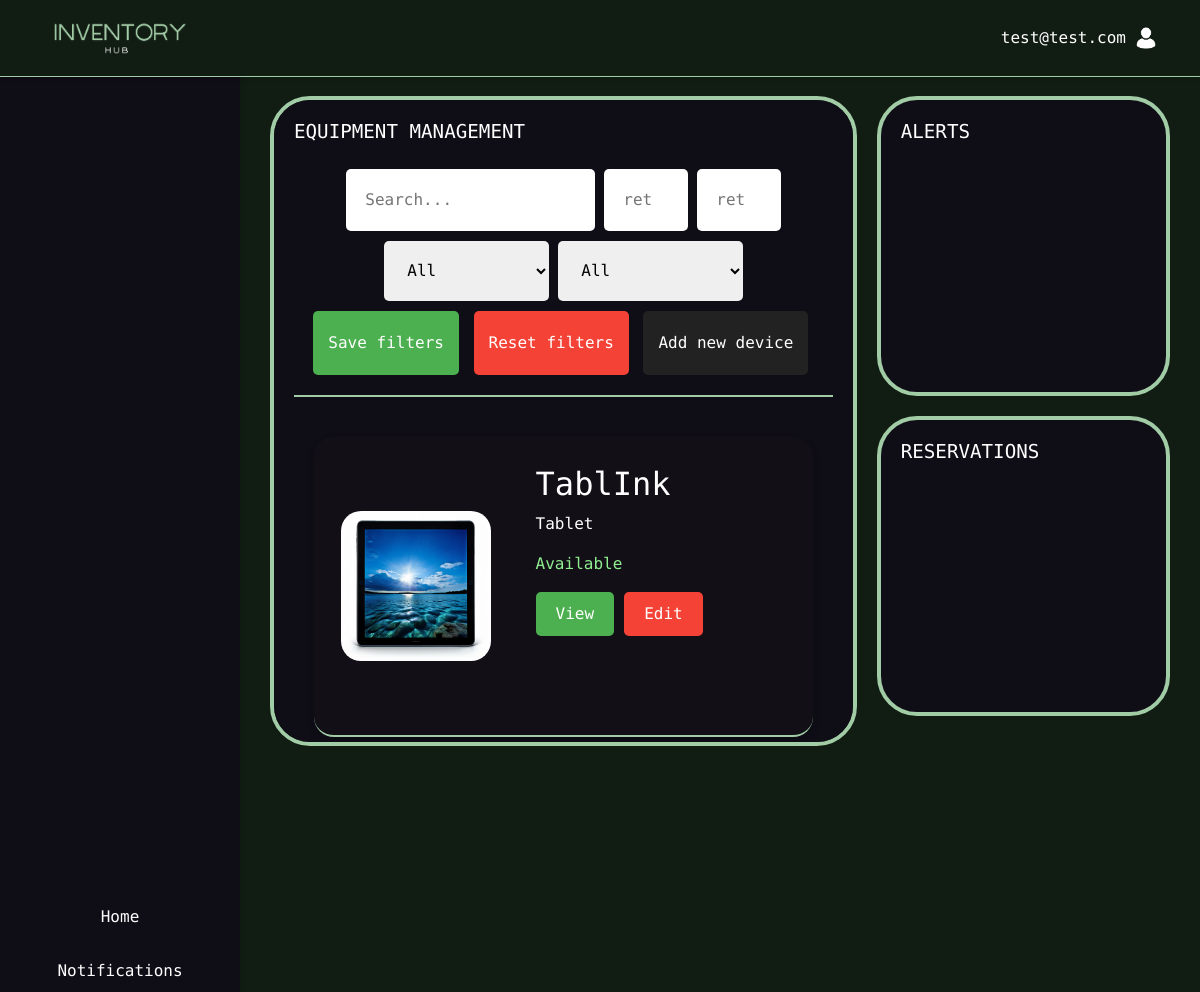
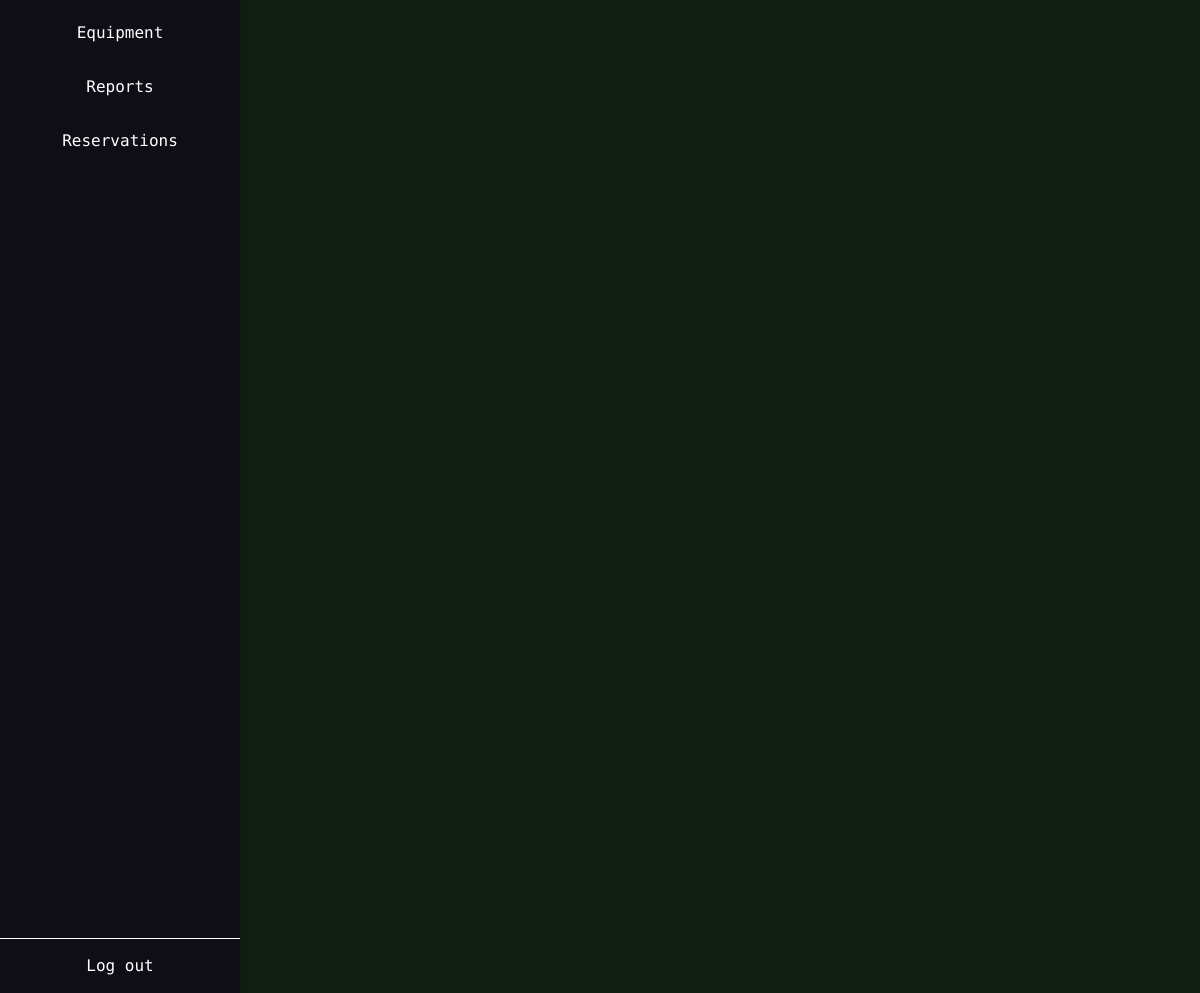
The page /user_home/ (signed in) on the database its author committed (2 pictures, top to bottom).
### InventoryManagement/models.py (models this page shows, shortened)
class CustomUser(AbstractUser):
    username = models.CharField(max_length=255, unique=True, blank=False)
    USERNAME_FIELD = 'email'
    REQUIRED_FIELDS = ['username', 'first_name', 'last_name']
    email = models.EmailField(unique=True)
    phone = models.CharField(max_length=20)
    role = models.ForeignKey(Role, on_delete=models.SET(get_user_role), default=get_user_role)
    objects = CustomUserManager()

class Device(models.Model):
    device_name = models.CharField(max_length=100)
    device_type = models.CharField(max_length=50)
    device_desc = models.CharField(max_length=200, null=True, blank=True)
    device_status = models.BooleanField(default=False)  # Changed from CharField to BooleanField
    location = models.ForeignKey(Location, on_delete=models.CASCADE)
    config = models.ForeignKey('DeviceConfig', on_delete=models.CASCADE, null=False, blank=False)
    return_day = models.IntegerField(default=0)

### InventoryManagement/views.py (the view)
# urls.py: path('user_home/', views.user_home, name='user_home'),
@login_required
def user_home(request):
    try:
        notifications = UserNotification.objects.order_by("-created")
    except:
        notifications = list()
    devices, search = _search(request)
    latest_booking = Booking.objects.filter(user=request.user).order_by('-booking_req_date').first()
    context = {
        "devices": devices,
        "search": search or "",
        "latest_booking": latest_booking,
    }
    return render(request, 'user_home.html', context)

### InventoryManagement/templates/user_home.html (shortened to what this page needs)
{% extends "base.html" %}
{% load static %}
{% block styles %}
    <link rel="stylesheet" href="{% static 'css/U-dashboard.css' %}">
    <link rel="stylesheet" href="{% static 'css/equipment.css' %}">
    <link rel="stylesheet" href={% static "/css/basscss.css" %}>
{% endblock %}
{% block content %}
    <div class="dashboard-container">
        <div class="dashboard-column">
            <div class="dashboard-section" id="equipment-management">
                <h3>Equipment Management</h3>
                {% include 'equipmentSearch_plugin.html' %}
            </div>
        </div>
        <div class="dashboard-column">
            <div class="dashboard-section" id="alerts">
                <h3>Alerts</h3>
            </div>
            <div class="dashboard-section" id="reservations">
                <h3>Reservations</h3>
            </div>
        </div>
    </div>
{% endblock %}

### InventoryManagement/templates/base.html (shortened to what this page needs)
<!DOCTYPE html>
<html lang="en">
<head>
    {% load static %}
    <link href="https://stackpath.bootstrapcdn.com/bootstrap/4.3.1/css/bootstrap.min.css" rel="stylesheet">
    {% load django_bootstrap5 %}
    <link rel="stylesheet" href="{% static 'css/base.css' %}">
    {% block styles %}
        {% endblock %}
</head>
<body>
    <div class="top-bar">
        <div class="logo">
            <img src="{% static 'images/inventory.png' %}" alt="Logo" style="height: 40px;">
        </div>
            <div class="profile-info">
                {% block user_name %}
                    <p>{{ user.email }}</p>
                {% endblock user_name %}
                <img src="{% static "images/profile_icon.png" %}" alt="Profile">
            </div>
        </div>
    <div class="sidebar">
        {% if user.role.role_name == 'admin' %}
        <a href="{% url 'admin_home' %}">Home</a>
        {% elif user.role.role_name == "user" %}
        <a href="{% url 'user_home' %}">Home</a>
        {% endif %}
        <a href="{% url 'notifications' %}">Notifications</a>
        <a href="{% url 'equipment' %}">Equipment</a>
        {% if user.role.role_name == 'admin' %}
        <a href="{% url 'reports' %}">Reports</a>
        {% endif %}
        {% if user.role.role_name == 'admin' %}
        <a href="{% url 'reservations' %}">Reservations</a>
        {% elif user.role.role_name == "user" %}
        <a href="{% url 'requests' %}">Reservations</a>
        {% endif %}
        <div class="logout">
            <a href={% url 'logout' %}>Log out</a>
        </div>
    </div>
    {% block content %}
    {% endblock content %}
</body>
</html>

### InventoryManagement/templates/search.html
{% for device in devices %}
{% load static %}
            <div class="product-item">
                <img src="{% static 'images/'|add:device.device_type.lower|add:'.png'  %}" alt="{{ device.device_type }}">
            <div class="product-info">
                <h2>{{ device.device_name }}</h2>
                <p> {{ device.device_type }}</p>
                <p class="{% if device.device_status %}available{% else %}unavailable{% endif %}">
                    {% if device.device_status %}Available{% else %}Unavailable{% endif %}</p>
                <div class="actions">
                    {% if device.config%}
                    <a href="{% url 'device_view' device.config.device_serial %}"><button class="view-btn">View</button></a>
                    {% endif %}
                    {% if user.role.role_name == "admin" %}
                    <a href="{% url 'edit_device' device.config.device_serial %}"><button class="edit-btn">Edit</button></a>
                    {% endif %}
                </div>
            </div>
            </div>
{% endfor %}

### static/css/base.css (style rules this page uses)
body, html { margin: 0; font-family: "Source Code Pro", monospace; font-optical-sizing: auto; font-weight: 300; font-style: normal; background-color: rgb(17, 29, 19); height: 100%; }
.logo { width: 20%; align-items: center; text-align: center; }
.top-bar { background-color: rgb(17, 29, 19); box-shadow: 0 2px 4px rgba(0,0,0,0.1); display: flex; justify-content: space-between; align-items: center; padding: 1.5% 0%; position: fixed; width: 100%; top: 0; z-index: 1001; box-sizing: border-box; margin: auto; border-bottom: 1px solid rgb(161, 204, 165); }
.profile-info { display: flex; align-items: center; padding: 0 2%; }
.profile-info img { width: 40px; height: 40px; border-radius: 50%; margin-right: 10px; }
.profile-info p { margin: 0; font-size: 16px; color: white }
.sidebar { width: 20%; background-color: #0F0E17; color: white; position: fixed; top: 1.7cm; left: 0; bottom: 0; overflow-y: auto; display: flex; flex-direction: column; justify-content: center; z-index: 1000; box-shadow: 2px 0 5px rgba(0, 0, 0, 0.1); }
.sidebar a { padding: 15px 20px; text-decoration: none; font-size: 1rem; color: white; display: block; transition: background-color 0.3s; text-align: center; }
.logout { position: absolute; bottom: 0; width: 100%; text-align: center; border-top: 1px solid #fff; }
.available { color: lightgreen; }
button { border: none; border-radius: 5px; padding: 10px 15px; cursor: pointer; margin-right: 5px; }

### static/css/U-dashboard.css (style rules this page uses)
.dashboard-section { background-color: #0F0E17; border-radius: 40px; border-color: #A1CCA5; border-width: 4px; border-style: solid; padding: 20px; margin-bottom: 20px; box-sizing: border-box; width: 100%; height: 200px; }
.dashboard-section h3 { color: #fff; margin-bottom: 15px; text-transform: uppercase; font-size: 1.2em; }
.dashboard-container { width: 75%; margin: 8% 0 0 22.5%; color: #fff; display: flex; justify-content: space-between; gap: 20px; }
.dashboard-column { display: flex; flex-direction: column; }
.dashboard-column:first-child { flex: 2; }
.dashboard-column:last-child { flex: 1; }
.dashboard-column:first-child .dashboard-section:nth-child(1) { height: 650px; }
.dashboard-column:nth-child(2) .dashboard-section { height: 300px; }
#equipment-management { overflow: auto; }

### static/css/equipment.css (style rules this page uses)
.view-btn, .savebtn { background-color: #4CAF50; color: white; }
.edit-btn, .resetbtn { background-color: #f44336; color: white; }
.product-item { background-color: rgb(18, 15, 23); display: flex; border-bottom: 2px solid rgb(161, 204, 165); width: 1rem; border-radius: 20px; box-shadow: 0 4px 8px 0 #0003; cursor: pointer; flex: 1 1 400px; gap: 5px; margin: 20px; padding: 8px; height: 300px; box-sizing: border-box; }
.product-item img { max-width: 40%; max-height: 150px; margin: auto 4%; object-fit: cover; border-radius: 20px; }
.product-info { padding: 20px; display: flex; flex-direction: column; justify-content: center; text-align: left; margin: 0 auto auto 0; }
.product-info h2 { text-align: left; }
.actions { display: flex; justify-content: flex-start; }
.actions button { margin-right: 10px; padding: 10px 20px; border: none; border-radius: 5px; cursor: pointer; }
button { transition: background-color 0.3s ease; }

### rows shown on the page
CustomUser: email "test@test.com"
Device: device_name "TablInk", device_type "Tablet", device_status "Available", shows "View"
